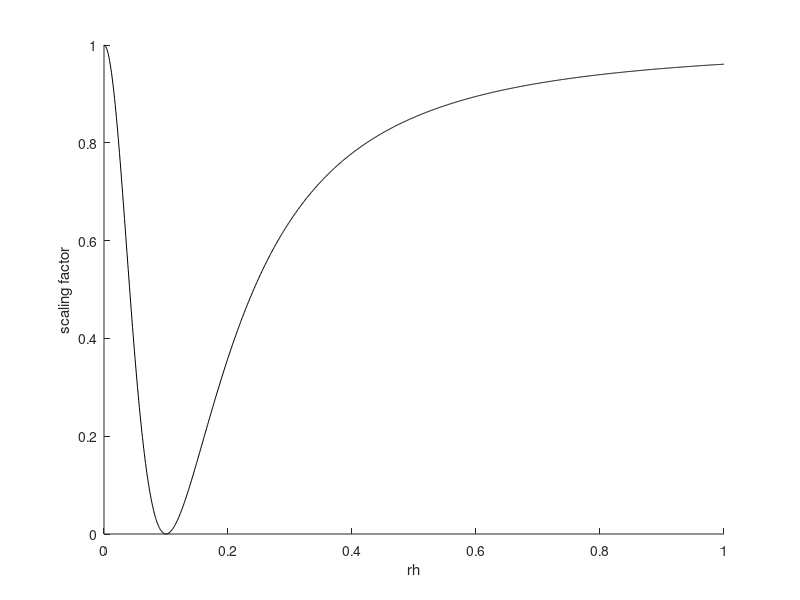

MATLAB code for this plot: (Note: this script raises an error after producing the figure.)
%% diffusion barrier - scaling function
% contains a number of (empirical) models specified in'type' for the  
% diffusion barrier
% outputs a <figure_name_type>.png figure where 'type' is the model
rv = linspace(0,1,1e3);
type = 'monoder';

switch type
    
    case 'monoder'
        
        s(1) = [100];
        s(2) = [2];
        s(3) = 1;
        % define the function
        % note: this function is derived as follows:
        % d/dx (k*x^m/(1 + k*x^m)) = (k*m*x^(-m - 1))/(1 + k*x^m)^2
        % modify the function empirically: 
        % ff(x) = (k*m*x^m)/(1 + k*x^m)^2
        % d/dx ff(x) = 0 -> solve for x_max: x_max = k^(-1/m)
        % finally: 
        % der = ff(x)/ff(x_max) -> bounded in [0,1]
        der = @(rr) 4*(s(1)*rr.^s(2))./(1 + s(1)*rr.^s(2)).^2;
        scaler = @(rr) 1 - der(rr) ;
        
    case 'normal'
        
        s(1) = 0.1;
        s(2) = 2;
        s(3) = 30;
        s(4) = 0.8;
        % define the function
        phi = @(rr) 1/(2*pi)*exp(-s(3)*(rr - s(1)).^s(2)/2);
        scaler = @(rr) s(4)*phi(rr)/max(phi(rr));        
    
    case 'skewed_normal'
        
        s(1) = 0;
        s(2) = 2;
        s(3) = 1;
        % define the function
        phi = @(rr) 1/(2*pi)*exp(-(rr - s(1)).^2/2);
        bphi = @(rr) 1/2*(1 + erf((rr - s(1))/sqrt(2)));
        scaler = @(rr) s(3)*phi(rr).*bphi(s(2)*rr);
    
    case 'exponential'
        
        s(1) = 1;
        s(2) = 1;
        s(3) = 0.01;
        % define the function
        exfunc = @(rr) s(1)*(1 - rr).^s(2).*(exp(rr.^s(3)) - 1);
        scaler = @(rr) exfunc(rr);
        
    case 'quadratic'
        
        s(1) = 1;
        s(2) = 4;
        s(3) = 0.4;
        % define the function
        qfunc = @(rr) s(1)*(s(3) - rr).^s(2) + 1;
        scaler = @(rr) qfunc(rr);
            
    case 'tangens'
        
        s(1) = 1;
        s(2) = 20;
        s(3) = 0;
        % define the function
        tfunc = @(rr) s(1)*(0 + tanh(s(2)*rr + s(3)));
        scaler = @(rr) tfunc(rr);
                   
end

figure(1)
clf
hold on
plot(rv,scaler(rv),'k')
xlabel('rh')
ylabel('scaling factor')
export_fig(strcat('diff_barrier_',type,'.png'))